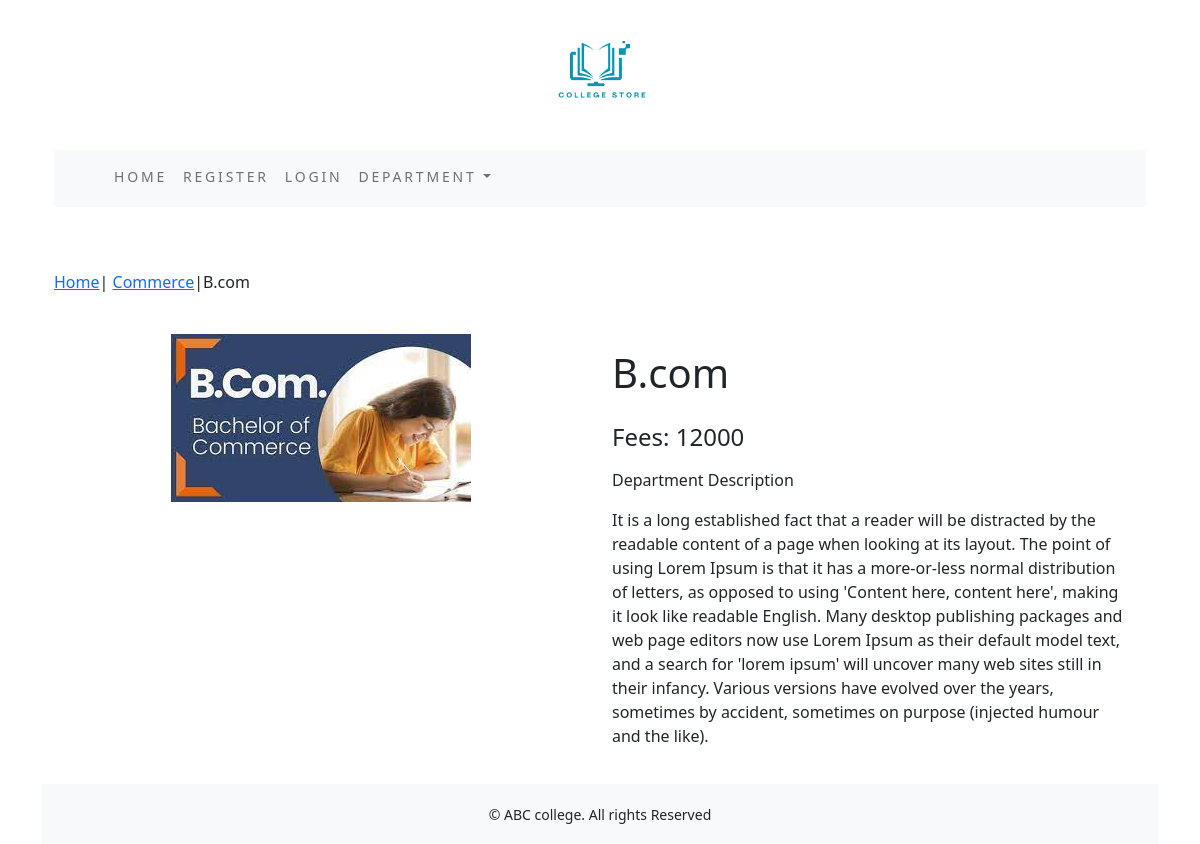
/commerce/bcom/, run on the app's committed database.
### store/models.py (models this page shows, shortened)
class Department(models.Model):
    name=models.CharField(max_length=250,unique=True)
    slug=models.SlugField(max_length=250,unique=True)
    course=models.ForeignKey(Course,on_delete=models.CASCADE)
    img = models.ImageField(upload_to='department', blank=True)
    desc = models.TextField(blank=True)
    available = models.BooleanField(default=True)
    fees = models.IntegerField()
    class Meta:
        ordering=('name',)
        verbose_name='department'
        verbose_name_plural='departments'

class Course(models.Model):
    name=models.CharField(max_length=250,unique=True)
    slug=models.SlugField(max_length=250,unique=True)
    desc=models.TextField(blank=True)
    img=models.ImageField(upload_to='course',blank=True)
    class Meta:
        ordering=('name',)
        verbose_name='course'
        verbose_name_plural='course'
    def get_url(self):
        return reverse('store:department_by_course',args=[self.slug])
    def __str__(self):
        return '{}'.format(self.name)

### store/views.py (the view)
# urls.py: path('<slug:c_slug>/<slug:dept_slug>/', views.deptdetail, name='deptcourcedetail')
def deptdetail(request,c_slug,dept_slug):
    try:
        dept=Department.objects.get(course__slug=c_slug,slug=dept_slug)
    except Exception as e:
        raise e
    return render(request,'department.html',{'dept':dept})

### store/context_processors.py (called while the page is built)
def menu_links(request):
    links=Course.objects.all()
    return dict(links=links)

### templates/department.html (shortened to what this page needs)
{% extends 'base.html' %}
{% load static %}
{% block content %}
<div class="row my_prod_row_class">
    <div class="mx_auto">
        <p><a href="{% url 'store:department' %}">Home</a>| <a href="{{dept.course.get_url}}" >{{dept.course}}</a>|{{dept.name}}</p>
    </div>
<div  class="container">
<br>
<div class="row">
    <div class="col-12 col-sm-12 col-md-12 col-lg-6 text-center">
        <div style="min-width:18rem">
            <img src="{{dept.img.url}}" alt="{{dept.name}}">
        </div>
    </div>
    <div class="col-12 col-sm-12 col-md-12 col-lg-6">
        <div>
            <h1  class="my_prod_title">{{dept.name}}</h1>
            <p><h4>Fees: {{dept.fees}}</h4></p>
            <p class="my_title">Department Description</p>
            <p class="text-justify my_prod_text">{{dept.desc}}</p>
        </div>
    </div>
</div>
</div>
</div>
{% endblock %}

### static/css/custom.css (style rules this page uses)
body { font-family: 'Roboto', sans-serif; }
.my_prod_row_class { padding-top:15px; padding-bottom:20px; }
.my_prod_title { font-size=16px; text_transform:uppercase; letter_spacing:.2em; padding-top:15px; padding-bottom:10px }
.my_prod_text { padding-right:20px; }

### data on the page
Department: course "Commerce", name "B.com", img (picture), fees "12000", desc "It is a long established fact that a reader will be distracted by the readable content of a page when looking at its layout. The point of using Lorem Ipsum is that it has a more-or-less normal distribution of letters, as opposed to using 'Content here, content here', making it look like readable English. Many desktop publishing packages and web page editors now use Lorem Ipsum as their default model text, and a search for 'lorem ipsum' will uncover many web sites still in their infancy. Various versions have evolved over the years, sometimes by accident, sometimes on purpose (injected humour and the like)."
